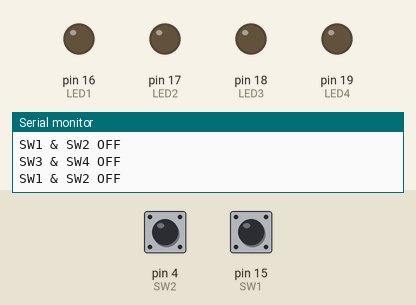
This sketch was run on a simulated Arduino Uno, built with avr-gcc and run on an emulated ATmega328P. Parts: output pins drawn as LEDs (lit = HIGH), the last lines printed to the serial monitor. The test bench sets the inputs (shaded band); at power-on: pin 4 (SW2) HIGH, pin 15 (SW1) HIGH.

Above: at 1.2 s.
1.3 s: pin 4 (SW2) pulled LOW for 0.15 s
At 1.41 s:
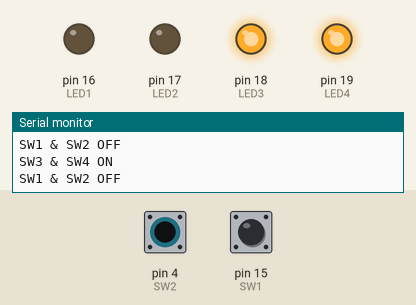
2.9 s: pin 15 (SW1) pulled LOW for 0.15 s
At 2.98 s:
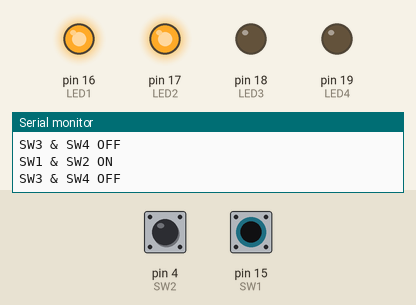
4.5 s: pin 4 (SW2) pulled LOW for 1 s
At 6.0 s:
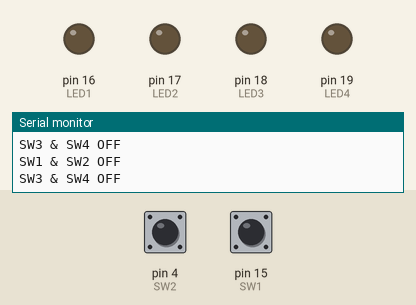
8.5 s: pin 15 (SW1) pulled LOW for 1 s
At 9.2 s:
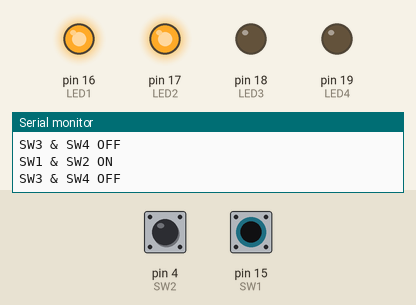
12.5 s: pin 15 (SW1) pulled LOW for 3.2 s
At 16.6 s:
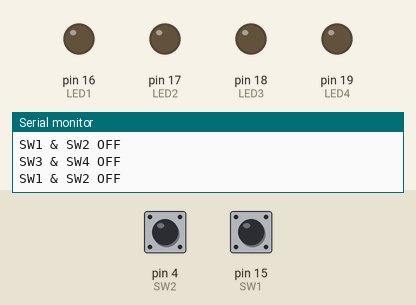
17.2 s: pin 4 (SW2) pulled LOW for 3.2 s
At 17.6 s:
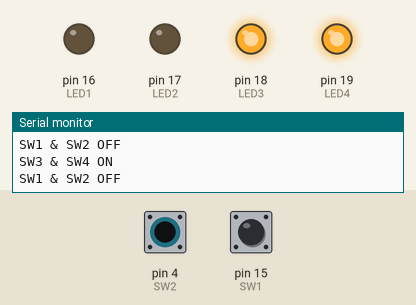
Timing chart, 0 to 21.9 s (numbered marks = the images above; inputs shaded):
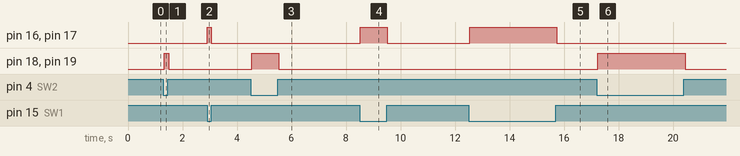

The sketch:

swtict_test_2.ino
```cpp
const int LED1 = 16;
const int LED2 = 17;
const int LED3 = 18;
const int LED4 = 19;
const int SW1  = 15;
const int SW2  = 4;

void setup() {
   Serial.begin(9600);
   pinMode(LED1, OUTPUT);
   pinMode(LED2, OUTPUT);
   pinMode(LED3, OUTPUT);
   pinMode(LED4, OUTPUT);
   pinMode(SW1, INPUT_PULLUP);
   pinMode(SW2, INPUT_PULLUP);
}

void loop() {
  int state1 = digitalRead(SW1);
  int state2 = digitalRead(SW2);

  if(state1 == LOW){
     Serial.println("SW1 & SW2 ON");
     digitalWrite(LED1, HIGH);
     digitalWrite(LED2, HIGH);
  }else{
     Serial.println("SW1 & SW2 OFF");
     digitalWrite(LED1, LOW);
     digitalWrite(LED2, LOW);
  }

  if(state2 == LOW){
     Serial.println("SW3 & SW4 ON");
     digitalWrite(LED3, HIGH);
     digitalWrite(LED4, HIGH);
  }else{
     Serial.println("SW3 & SW4 OFF");
     digitalWrite(LED3, LOW);
     digitalWrite(LED4, LOW);
  }

  delay(10);
}
```

Measured:
- after the input at 1.3 s, pin 18 (LED3), pin 19 (LED4): LOW → HIGH at once, → LOW 0.15 s later
- after the input at 2.9 s, pin 16 (LED1), pin 17 (LED2): LOW → HIGH at once, → LOW 0.15 s later
- after the input at 4.5 s, pin 18 (LED3), pin 19 (LED4): LOW → HIGH at once, → LOW 1.0 s later
- after the input at 8.5 s, pin 16 (LED1), pin 17 (LED2): LOW → HIGH at once, → LOW 1.0 s later
- after the input at 12.5 s, pin 16 (LED1), pin 17 (LED2): LOW → HIGH at once, → LOW 3.2 s later
- after the input at 17.2 s, pin 18 (LED3), pin 19 (LED4): LOW → HIGH after 0.05 s, → LOW 3.2 s later
